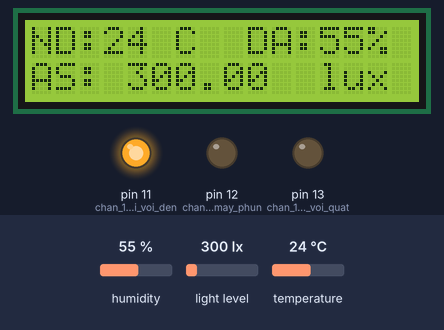
A sketch run on a simulated Arduino Uno, built with avr-gcc and run on an emulated ATmega328P. Shown: 16×2 character LCD, output pins drawn as LEDs (lit = HIGH). The inputs (shaded band) are chosen by the test bench; at power-on: light level 300 lx, humidity 55 %, temperature 24 °C. What the sketch prints to the serial monitor is not drawn.

Above: at 1.2 s.
1.3 s: light level set to 383 lx
At 2.5 s:
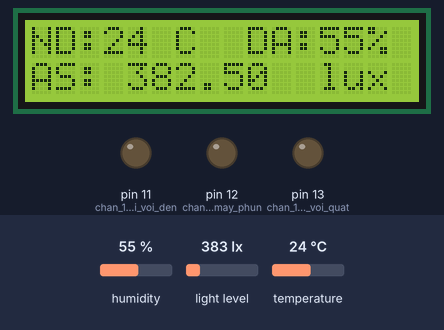
2.8 s: humidity set to 42 %
At 5.3 s:
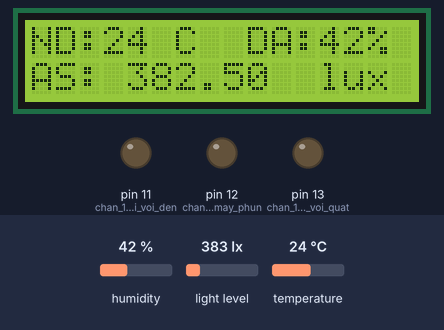
5.6 s: humidity set to 39 %
At 7.3 s:
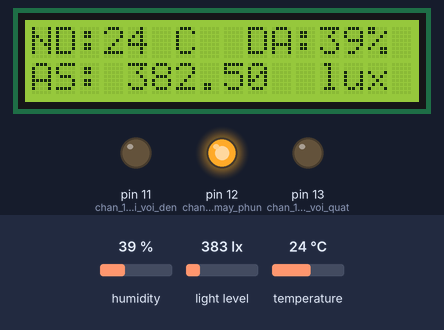
7.7 s: light level set to 40 lx
At 8.9 s:
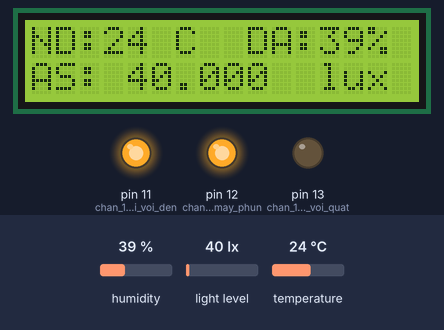
9.2 s: temperature set to 28 °C
At 10.6 s:
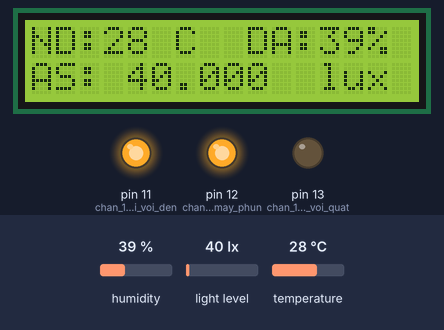
11.8 s: temperature set to 31 °C
At 13.4 s:
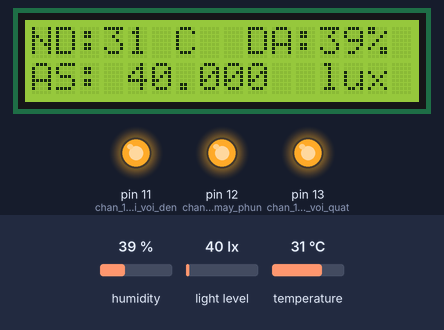
Timing chart, 0 to 14.8 s (numbered marks = the images above; inputs shaded):
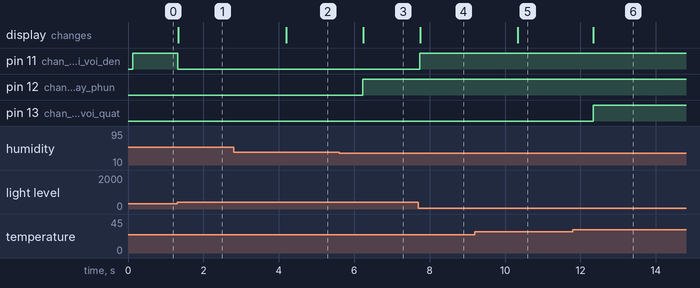

The sketch:

hoan.ino
```cpp
#include <DHT.h>
#include <Wire.h>
#include <LiquidCrystal_I2C.h>
#include <BH1750.h>
LiquidCrystal_I2C lcd(0x27,16,2);
BH1750 lightMeter;
const int DHTPIN = 2;
const int DHTTYPE = DHT11;
DHT dht(DHTPIN, DHTTYPE);
void setup() {
  lcd.init();
  lcd.backlight();
  lcd.setCursor(0,0);
  lcd.print("ND:");
  lcd.setCursor(9,0);
  lcd.print("DA:");
  lcd.setCursor(0,1);
  lcd.print("AS:");
  lcd.setCursor(12,1);
  lcd.print("lux");
  dht.begin();
  lightMeter.begin();
  Serial.begin(9600);
  pinMode(13,OUTPUT);// chan 13 noi voi quat
  pinMode(12,OUTPUT) ;// chan 12 noi voi may phun suong
  pinMode(11,OUTPUT); // chan 11 noi voi den

}

void loop()
{
hienthi() ;
gui();
tudong();
}

void hienthi(void)
{
    float h = dht.readHumidity();
    float t = dht.readTemperature();
   float l = lightMeter.readLightLevel();
  if (isnan(t) || isnan(h)|| isnan(l) ) { }
  else {
    lcd.setCursor(3,0);
    lcd.print(round(t));

    lcd.print(" C");
    lcd.setCursor(12,0);
    lcd.print(round(h));
    lcd.print("%");
    lcd.setCursor(4,1);
    lcd.print(l);
}
}
void tudong(void)
 {
 float h = dht.readHumidity();
 float t = dht.readTemperature();
 float l = lightMeter.readLightLevel();
 if (t>=30 || h>=70)
 { digitalWrite(13, HIGH); }
 else
 {digitalWrite(13,LOW);}
 if ( h<=40)
 { digitalWrite(12, HIGH); }
 else
 {digitalWrite(12,LOW);}
 if (l<=350)
 { digitalWrite(11, HIGH); }
 else
 {digitalWrite(11,LOW);}
 }
void gui(void)
{
   float h = dht.readHumidity();
    float t = dht.readTemperature();
     float l = lightMeter.readLightLevel();
    Serial.print("nhiet do:");
    Serial.print(t);
    Serial.print(" do C");
    Serial.print(" do am:");
    Serial.print(h);
    Serial.print("%");
      Serial.print(" anh sang:");
    Serial.print(l);
    Serial.print("lux");

}
void nhan(void)
{
  if(Serial.available())
  {
    char dulieu;
    while(Serial.available())
    {
      dulieu= Serial.read();
    }

if (dulieu=='1')
{
  digitalWrite(13,HIGH);
}
else
if (dulieu=='2')
 {
   digitalWrite(11,HIGH);
}
else
if (dulieu=='3')
{
   digitalWrite(12,HIGH);
}
else
if (dulieu=='4')
{
   digitalWrite(13,LOW);
}
else
if (dulieu=='5')
{
   digitalWrite(11,LOW);
}
 else
if (dulieu=='6')
{
   digitalWrite(12,LOW);
}

  }
 }
```

Measured:
- the behaviour switches between 350 and 351 lx on light level (found by bisection; images 0 and 1)
- the behaviour switches between 41 and 40 % on humidity (found by bisection; images 2 and 3)
- the behaviour switches between 29 and 30 °C on temperature (found by bisection; images 5 and 6)
- after the input at 1.3 s, pin 11 (chan_11_noi_voi_den): HIGH → LOW at once; the display: changes at once (image 1)
- after the input at 2.8 s, the display: changes after 1.4 s (image 2)
- after the input at 5.6 s, pin 12 (chan_12_noi_voi_may_phun): LOW → HIGH after 0.63 s; the display: changes after 0.64 s (image 3)
- after the input at 7.7 s, pin 11 (chan_11_noi_voi_den): LOW → HIGH at once; the display: changes after 0.06 s (image 4)
- after the input at 9.2 s, the display: changes after 1.1 s (image 5)
- after the input at 11.8 s, pin 13 (chan_13_noi_voi_quat): LOW → HIGH after 0.54 s; the display: changes after 0.54 s (image 6)
